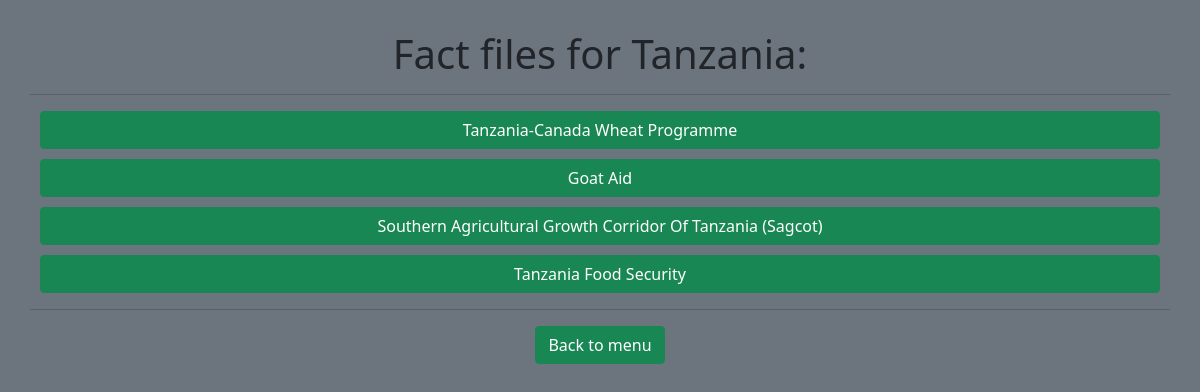
Screenshot of /factSearch?topic=tanzania with the database file from the repository.
### tables this page shows
CREATE TABLE factfiles (id INTEGER, subj TEXT, topic TEXT, title TEXT, filename TEXT, content TEXT, PRIMARY KEY (id));

### application.py (the view)
@app.route("/factSearch")
@clearFlash
def factsearch(): # Browse fact files
    if not (x := request.args.get("topic")) or x not in subjObj.getFTopicsArr(): return render_template("factSearch1.html", subj=subjObj.getRawTopicsArr())
    return render_template("factSearch2.html", topic=x, files=db.execute("SELECT * FROM factfiles WHERE topic = ?", x))

### application.py (called while the page is built)
def clearFlash(func):
    @wraps(func)
    def deco(*args, **kwargs):
        session['_flashes'] = None
        return func(*args, **kwargs)
    return deco

### templates/factSearch2.html (shortened to what this page needs)
{% extends "layout.html" %}
{% block body %}
    <h1>Fact files for {{ topic | title }}:</h1>
    <hr>
    {% for row in files %}
        <form action="/factFile" method="GET" style="margin: 10px;">
            <button class="btn btn-success" style="width: 100%;">{{ row["title"] | title }}</button>
        </form>
    {% endfor %}
    <hr>
    <form action="/factSearch" method="GET" style="margin: 10px;">
        <button class="btn btn-success">Back to menu</button>
    </form>
{% endblock %}

### rows the page displays
factfiles: title "Tanzania-Canada Wheat Programme"
factfiles: title "Goat Aid"
factfiles: title "Southern Agricultural Growth Corridor Of Tanzania (Sagcot)"
factfiles: title "Tanzania Food Security"

### other values shown
{{ topic | title }} "Tanzania"
